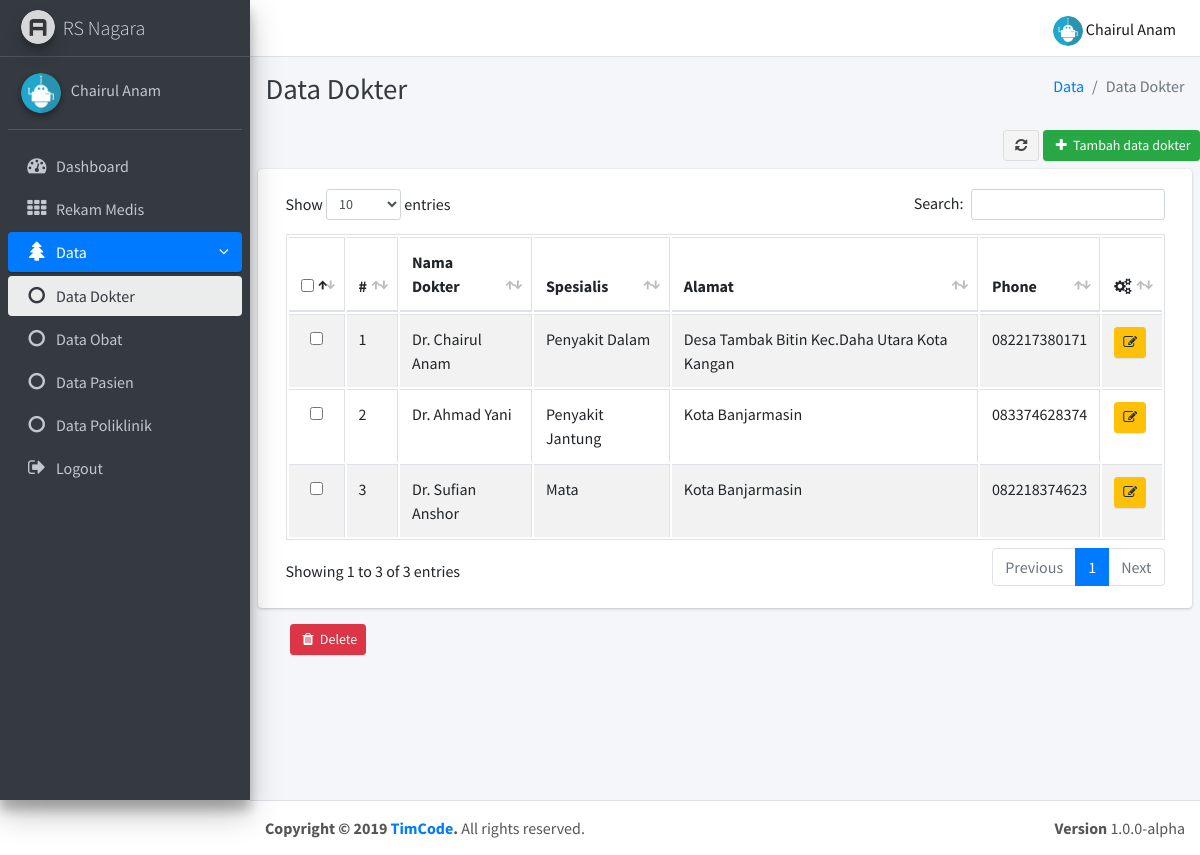
Screenshot of /dokter/index.php (signed in) with the database file from the repository.
### tables this page shows
CREATE TABLE `tbl_user` (
  `id_user` int(11) NOT NULL,
  `nama` varchar(100) NOT NULL,
  `username` varchar(50) NOT NULL,
  `password` varchar(100) NOT NULL,
  `alamat` text NOT NULL,
  `img` varchar(128) NOT NULL,
  `role` enum('1','0') NOT NULL
);

CREATE TABLE `tbl_dokter` (
  `id_dokter` int(11) NOT NULL,
  `nama_dokter` varchar(100) NOT NULL,
  `spesialis` varchar(100) NOT NULL,
  `alamat` text NOT NULL,
  `no_telp` varchar(20) NOT NULL
);

### config/autoload.php (called while the page is built, shortened)
<?php
function base_url($url = null)
{
    $base_url = "http://localhost/native/rumah_sakit";
    if ($url != null) {
        return $base_url . "/" . $url;
    } else {
        return $base_url;
    }
}

### function/obat_function.php (called while the page is built, shortened)
<?php
include_once('../config/database.php');
function select($query)
{
    global $conn;
    $result = mysqli_query($conn, $query);
    $rows = [];
    while ($row = mysqli_fetch_assoc($result)) {
        $rows[] = $row;
    }
    return $rows;
}

### dokter/index.php (the view, shortened to what this page needs)
<?php
$menu = "Data";
$title = "Data Dokter"; ?>
<?php include_once('../templates/header.php'); ?>
<?php include_once('../templates/navbar.php'); ?>
<?php include_once('../templates/sidebar.php'); ?>
<?php require_once('../function/obat_function.php');
$dokter = select("SELECT * FROM tbl_dokter");
?>
<div class="content-wrapper">
    <div class="content-header">
        <div class="container-fluid">
            <div class="row mb-2">
                <div class="col-sm-6">
                    <h1 class="m-0 text-dark"><?= $title; ?></h1>
                </div>
                <div class="col-sm-6">
                    <ol class="breadcrumb float-sm-right">
                        <li class="breadcrumb-item"><a href="#">Data</a></li>
                        <li class="breadcrumb-item active"><?= $title; ?></li>
                    </ol>
                </div>
            </div>
        </div>
    </div>
    <section class="content" style="align:center">
        <div class="row justify-content-center">
            <div class="col-12  mb-2">
                <div class="row justify-content-end">
                    <a href="" class="btn btn-default btn-sm mr-1"><i class="fa fa-fw fa-refresh"></i></a>
                    <a href="<?= base_url("dokter/add.php"); ?>" class="btn btn-success btn-sm "><i class="fa fa-fw fa-plus"></i> Tambah data dokter</a>
                </div>
            </div>
            <div class="col-12">
                <form method="post" name="proses">
                    <div class="card">
                        <div class="card-body">
                            <table id="example1" class="table table-bordered table-striped">
                                <thead>
                                    <tr>
                                        <th>
                                            <center><input type="checkbox" id="check_all"></center>
                                        </th>
                                        <th>#</th>
                                        <th>Nama Dokter</th>
                                        <th>Spesialis</th>
                                        <th>Alamat</th>
                                        <th>Phone</th>
                                        <th><i class="fa fa-cogs"></i></th>
                                    </tr>
                                </thead>
                                <tbody>
                                    <?php $i = 1; ?>
                                    <?php foreach ($dokter as $dr) : ?>
                                        <tr>
                                            <td align="center"><input type="checkbox" name="check[]" value="<?= $dr['id_dokter']; ?>" class="check"></td>
                                            <td><?= $i;
                                                $i++; ?></td>
                                            <td><?= $dr['nama_dokter']; ?></td>
                                            <td><?= $dr['spesialis']; ?></td>
                                            <td><?= $dr['alamat']; ?></td>
                                            <td><?= $dr['no_telp']; ?></td>
                                            <td><a href="update.php?id=<?= $dr['id_dokter']; ?>" class="btn btn-sm btn-warning"><i class="fa fa-edit"></i></a></td>
                                        </tr>
                                    <?php endforeach; ?>
                                </tbody>
                            </table>
                        </div>
                    </div>
            </div>
            <div class="col-11">
                <div class="row ">
                    <button class="btn btn-danger btn-sm" id="hapus"> <i class="fa fa-trash fa-fw"></i> Delete</button>
                </div>
            </div>
        </div>
    </section>
</div>
<?php require_once('../templates/footer.php') ?>

### templates/navbar.php (shortened to what this page needs)
<div class="wrapper">
    <nav class="main-header navbar navbar-expand bg-white navbar-light border-bottom">
        <ul class="navbar-nav ml-auto">
            <li class="nav-item dropdown show">
                <a class="nav-link" data-toggle="dropdown" href="#" aria-expanded="true">
                    <img src="<?= base_url("assets/img/profile/") . $session['img']; ?>" width="30" height="30" class="img-circle" alt="User Image">
                    <?= $session['nama'] ?>
                </a>
            </li>
        </ul>
    </nav>

### templates/sidebar.php
<?php
require_once('../function/obat_function.php');
?>
<aside class="main-sidebar sidebar-dark-primary elevation-4">
    <a href="<?= base_url(); ?>" class="brand-link">
        <img src="<?= base_url("assets/template/") ?>dist/img/AdminLTELogo.png" alt="AdminLTE Logo" class="brand-image img-circle elevation-3" style="opacity: .8">
        <span class="brand-text font-weight-light">RS Nagara</span>
    </a>
    <div class="sidebar">
        <div class="user-panel mt-3 pb-3 mb-3 d-flex">
            <div class="image">
                <img src="<?= base_url("assets/img/profile/") . $session['img']; ?>" style="width:40px; height:40px;" class="img-circle elevation-2" alt="User Image">
            </div>
            <div class="info">
                <a href="<?= base_url("user") ?>" class="d-block"><?= $session['nama']; ?></a>
            </div>
        </div>
        <nav class="mt-2">
            <ul class="nav nav-pills nav-sidebar flex-column" data-widget="treeview" role="menu" data-accordion="false">
                <li class="nav-item rm">
                    <?php if ($title == "Dashboard") : ?>
                        <a href="<?= base_url("Dashboard") ?>" class="nav-link active ">
                        <?php else : ?>
                            <a href="<?= base_url("Dashboard") ?>" class="nav-link ">
                            <?php endif; ?>
                            <i class="nav-icon fa fa-dashboard"></i>
                            <p>
                                Dashboard
                            </p>
                        </a>
                </li>
                <li class="nav-item">
                    <?php if ($title == "Rekam Medis") : ?>
                        <a href="<?= base_url("rekam_medis") ?>" class="nav-link active ">
                        <?php else : ?>
                            <a href="<?= base_url("rekam_medis") ?>" class="nav-link ">
                            <?php endif; ?>
                            <i class="nav-icon fa fa-th"></i>
                            <p>
                                Rekam Medis
                            </p>
                        </a>
                </li>
                <?php if ($menu == "Data") : ?>
                    <li class="nav-item has-treeview menu-open">
                    <?php else : ?>
                    <li class="nav-item has-treeview ">
                    <?php endif; ?>
                    <?php if ($menu == "Data") : ?>
                        <a href="#" class="nav-link active">
                        <?php else : ?>
                            <a href="#" class="nav-link ">
                            <?php endif; ?>
                            <i class="nav-icon fa fa-tree"></i>
                            <p>
                                Data
                                <i class="fa fa-angle-left right"></i>
                            </p>
                        </a>
                        <ul class="nav nav-treeview">
                            <li class="nav-item">
                                <?php if ($title == "Data Dokter") : ?>
                                    <a href="<?= base_url("dokter/index.php") ?>" class="nav-link active">
                                    <?php else : ?>
                                        <a href="<?= base_url("dokter/index.php") ?>" class="nav-link ">
                                        <?php endif; ?>
                                        <i class="fa fa-circle-o nav-icon"></i>
                                        <p>Data Dokter</p>
                                    </a>
                            </li>
                            <li class="nav-item ">
                                <?php if ($title == "Data Obat") : ?>
                                    <a href="<?= base_url("obat/index.php") ?>" class="nav-link active">
                                    <?php else : ?>
                                        <a href="<?= base_url("obat/index.php") ?>" class="nav-link ">
                                        <?php endif; ?>
                                        <i class="fa fa-circle-o nav-icon"></i>
                                        <p>Data Obat</p>
                                    </a>
                            </li>
                            <li class="nav-item">
                                <?php if ($title == "Data Pasien") : ?>
                                    <a href="<?= base_url("pasien/index.php") ?>" class="nav-link active">
                                    <?php else : ?>
                                        <a href="<?= base_url("pasien/index.php") ?>" class="nav-link ">
                                        <?php endif; ?>
                                        <i class="fa fa-circle-o nav-icon"></i>
                                        <p>Data Pasien</p>
                                    </a>
                            </li>
                            <li class="nav-item">
                                <?php if ($title == "Data Poliklinik") : ?>
                                    <a href="<?= base_url("poliklinik/index.php") ?>" class="nav-link active">
                                    <?php else : ?>
                                        <a href="<?= base_url("poliklinik/index.php") ?>" class="nav-link ">
                                        <?php endif; ?>
                                        <i class="fa fa-circle-o nav-icon"></i>
                                        <p>Data Poliklinik</p>
                                    </a>
                            </li>
                        </ul>
                </li>
                <li class="nav-item">
                    <a href="<?= base_url("auth/logout.php") ?>" class="nav-link ">
                        <i class="nav-icon fa  fa-sign-out"></i>
                        <p>
                            Logout
                        </p>
                    </a>
                </li>
            </ul>
        </nav>
    </div>
</aside>

### rows the page displays
tbl_user: img (picture), nama "Chairul Anam"
tbl_dokter: nama_dokter "Dr. Chairul Anam", spesialis "Penyakit Dalam", alamat "Desa Tambak Bitin Kec.Daha Utara Kota Kangan", no_telp "082217380171"
tbl_dokter: nama_dokter "Dr. Ahmad Yani", spesialis "Penyakit Jantung", alamat "Kota Banjarmasin", no_telp "083374628374"
tbl_dokter: nama_dokter "Dr. Sufian Anshor", spesialis "Mata", alamat "Kota Banjarmasin", no_telp "082218374623"

### other values shown
$title "Data Dokter"
